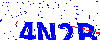

The Python source for this figure:
import os
import random
import string
from PIL import Image, ImageDraw, ImageFont, ImageFilter
from typing import Tuple


class CaptchaGenerator:
    def __init__(
        self,
        font_path: str = "SourceHanSansCN.otf",
        text_num: int = 4,
        pic_size: Tuple[int, int] = (120, 50),  # 稍大尺寸
        bg_color: Tuple[int, int, int] = (255, 255, 255),
        text_color: Tuple[int, int, int] = (random.randint(0, 100), random.randint(0, 100), random.randint(100, 255)),
        line_color: Tuple[int, int, int] = (random.randint(100, 255), random.randint(0, 100), random.randint(0, 100)),
        draw_line: bool = True,
        line_number: Tuple[int, int] = (2, 6),  # 更多干扰线
        draw_points: bool = True,
        point_chance: int = 5,  # 更多噪点
    ):
        """初始化验证码生成器（每次随机字体颜色）"""
        self.font_path = font_path
        self.text_num = text_num
        self.pic_size = pic_size
        self.bg_color = bg_color
        self.text_color = text_color
        self.line_color = line_color
        self.draw_line = draw_line
        self.line_number = line_number
        self.draw_points = draw_points
        self.point_chance = point_chance

        self.font = ImageFont.truetype(self.font_path, 30)  # 更大字体
        self.text = self._generate_text()

    def _generate_text(self) -> str:
        """生成随机文本（避免易混淆字符）"""
        # 移除容易混淆的字符：0O, 1lI, 9g
        chars = string.ascii_uppercase.replace("O", "").replace("I", "") + \
                string.digits.replace("0", "").replace("1", "").replace("9", "")
        return "".join(random.choices(chars, k=self.text_num))

    def _draw_lines(self, draw: ImageDraw.Draw) -> None:
        """绘制曲线干扰线"""
        for _ in range(random.randint(*self.line_number)):
            # 使用贝塞尔曲线更自然
            start = (random.randint(0, self.pic_size[0]//4), random.randint(0, self.pic_size[1]))
            control = (random.randint(self.pic_size[0]//4, 3*self.pic_size[0]//4), random.randint(0, self.pic_size[1]))
            end = (random.randint(3*self.pic_size[0]//4, self.pic_size[0]), random.randint(0, self.pic_size[1]))
            draw.line([start, control, end], fill=self.line_color, width=1, joint="curve")

    def _draw_noise(self, draw: ImageDraw.Draw) -> None:
        """绘制随机噪点（包括小线段）"""
        for _ in range(int(self.pic_size[0] * self.pic_size[1] * self.point_chance / 100)):
            # 随机点或小线段
            if random.random() > 0.3:
                draw.point(
                    (random.randint(0, self.pic_size[0]), random.randint(0, self.pic_size[1])),
                    fill=(random.randint(0, 255), random.randint(0, 255), random.randint(0, 255))
                )
            else:
                x = random.randint(0, self.pic_size[0])
                y = random.randint(0, self.pic_size[1])
                draw.line(
                    [(x, y), (x+random.randint(1, 3), y+random.randint(1, 3))],
                    fill=(random.randint(0, 255), random.randint(0, 255), random.randint(0, 255)),
                    width=1
                )

    def generate(self) -> Tuple[Image.Image, str]:
        """生成验证码图像和文本"""
        image = Image.new("RGB", self.pic_size, self.bg_color)
        draw = ImageDraw.Draw(image)

        # 绘制文本（每个字符随机位置）
        x_offset = 10
        for char in self.text:
            bbox = draw.textbbox((0, 0), char, font=self.font)
            text_height = bbox[3] - bbox[1]
            y_offset = random.randint(5, self.pic_size[1] - text_height - 5)
            angle = random.randint(-15, 15)  # 随机旋转角度
            
            # 单独绘制每个字符（带旋转）
            char_img = Image.new("RGBA", (bbox[2]+10, bbox[3]+10), (0, 0, 0, 0))
            char_draw = ImageDraw.Draw(char_img)
            char_draw.text((5, 5), char, font=self.font, fill=self.text_color)
            char_img = char_img.rotate(angle, expand=1, resample=Image.BICUBIC)
            
            # 粘贴到主图像
            image.paste(char_img, (x_offset, y_offset), char_img)
            x_offset += char_img.width + random.randint(0, 5)

        # 添加干扰元素
        if self.draw_line:
            self._draw_lines(draw)
        if self.draw_points:
            self._draw_noise(draw)

        # 轻度高斯模糊增加识别难度
        image = image.filter(ImageFilter.GaussianBlur(radius=0.8))
        return image, self.text


def generate_100_captchas(output_dir: str = "captchas"):
    """批量生成100个验证码"""
    if not os.path.exists(output_dir):
        os.makedirs(output_dir)
    
    with open(os.path.join(output_dir, "captcha_log.txt"), "w") as f:
        for i in range(1, 101):
            # 每10个验证码更换一次颜色主题
            if i % 10 == 1:
                color_theme = random.choice([
                    ("blue", "red"),    # 蓝字红干扰线
                    ("green", "purple"), # 绿字紫干扰线
                    ("darkred", "gray"), # 深红字灰干扰线
                    ("black", "orange")  # 黑字橙干扰线
                ])
            
            # 根据主题设置颜色
            if color_theme[0] == "blue":
                text_color = (random.randint(0, 50), random.randint(0, 50), random.randint(150, 255))
            elif color_theme[0] == "green":
                text_color = (random.randint(0, 50), random.randint(150, 255), random.randint(0, 50))
            elif color_theme[0] == "darkred":
                text_color = (random.randint(100, 150), random.randint(0, 50), random.randint(0, 50))
            else:  # black
                text_color = (random.randint(0, 50), random.randint(0, 50), random.randint(0, 50))
            
            if color_theme[1] == "red":
                line_color = (random.randint(150, 255), random.randint(0, 50), random.randint(0, 50))
            elif color_theme[1] == "purple":
                line_color = (random.randint(150, 200), random.randint(0, 50), random.randint(150, 200))
            elif color_theme[1] == "gray":
                line_color = (random.randint(100, 150), random.randint(100, 150), random.randint(100, 150))
            else:  # orange
                line_color = (random.randint(200, 255), random.randint(100, 150), random.randint(0, 50))
            
            # 生成验证码
            generator = CaptchaGenerator(
                text_color=text_color,
                line_color=line_color,
                point_chance=random.randint(3, 7)  # 随机噪点密度
            )
            image, text = generator.generate()
            
            # 保存图片和记录文本
            image.save(os.path.join(output_dir, f"captcha_{i:03d}.png"))
            f.write(f"captcha_{i:03d}.png : {text}\n")
            
            # 进度显示
            if i % 10 == 0:
                print(f"已生成 {i}/100 个验证码")

    print(f"\n验证码生成完成！保存目录: {output_dir}")
    print(f"验证码文本记录在: {os.path.join(output_dir, 'captcha_log.txt')}")


if __name__ == "__main__":
    generate_100_captchas()
